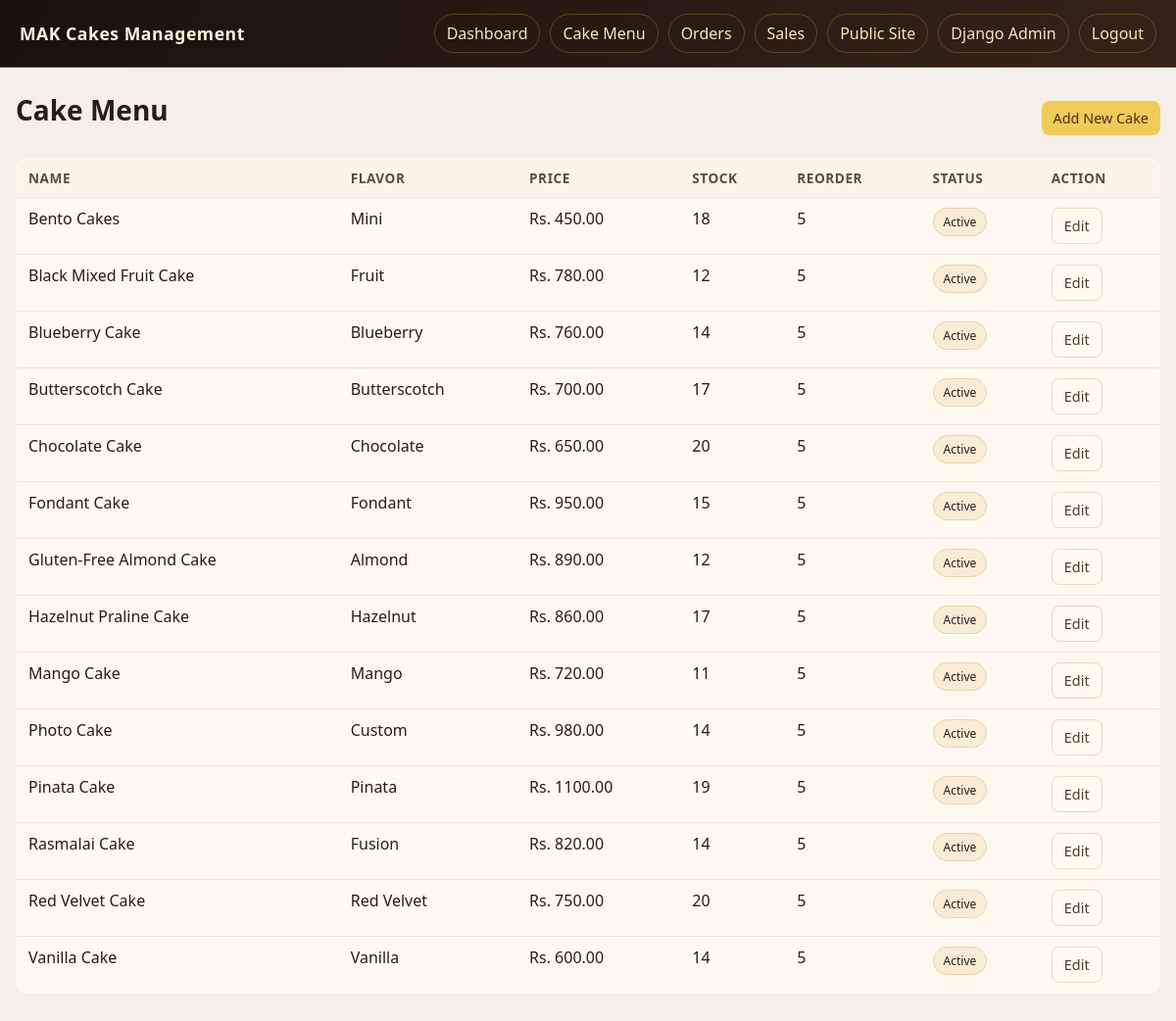
Page /management/menu/ (signed in) on the committed database.
### bakery/models.py (models this page shows, shortened)
class TimeStampedModel(models.Model):
    created_at = models.DateTimeField(auto_now_add=True)
    updated_at = models.DateTimeField(auto_now=True)
    class Meta:
        abstract = True

class Cake(TimeStampedModel):
    name = models.CharField(max_length=120, unique=True)
    slug = models.SlugField(max_length=140, unique=True, blank=True)
    flavor = models.CharField(max_length=80, blank=True)
    description = models.TextField(blank=True)
    unit_price = models.DecimalField(max_digits=10, decimal_places=2)
    is_active = models.BooleanField(default=True)
    image_url = models.URLField(blank=True)
    class Meta:
        ordering = ["name"]

class Inventory(TimeStampedModel):
    cake = models.OneToOneField(Cake, on_delete=models.CASCADE, related_name="inventory")
    quantity_available = models.PositiveIntegerField(default=0)
    reorder_level = models.PositiveIntegerField(default=5)

### bakery/views.py (the view)
# urls.py: path("management/menu/", views.management_cake_menu, name="cake_menu"),
@staff_member_required
def management_cake_menu(request):
    for cake in Cake.objects.all():
        Inventory.objects.get_or_create(cake=cake, defaults={"quantity_available": 0, "reorder_level": 5})
    cakes = Cake.objects.select_related("inventory").order_by("name")
    return render(request, "bakery/cake_menu.html", {"cakes": cakes})

### templates/bakery/cake_menu.html (shortened to what this page needs)
{% extends "bakery/base.html" %}
{% block content %}
<div class="toolbar">
  <h1>Cake Menu</h1>
  <a class="btn btn-gold" href="{% url 'bakery:cake_create' %}">Add New Cake</a>
</div>
<table>
  <thead>
    <tr>
      <th>Name</th>
      <th>Flavor</th>
      <th>Price</th>
      <th>Stock</th>
      <th>Reorder</th>
      <th>Status</th>
      <th>Action</th>
    </tr>
  </thead>
  <tbody>
    {% for cake in cakes %}
    <tr>
      <td>{{ cake.name }}</td>
      <td>{{ cake.flavor|default:"-" }}</td>
      <td>Rs. {{ cake.unit_price }}</td>
      <td>{% if cake.inventory %}{{ cake.inventory.quantity_available }}{% else %}0{% endif %}</td>
      <td>{% if cake.inventory %}{{ cake.inventory.reorder_level }}{% else %}-{% endif %}</td>
      <td><span class="badge">{% if cake.is_active %}Active{% else %}Inactive{% endif %}</span></td>
      <td><a class="btn btn-ghost" href="{% url 'bakery:cake_edit' cake.id %}">Edit</a></td>
    </tr>
    {% empty %}
    <tr><td colspan="7">No cakes available yet.</td></tr>
    {% endfor %}
  </tbody>
</table>
{% endblock %}

### templates/bakery/base.html (shortened to what this page needs)
<!DOCTYPE html>
<html lang="en">
<head>
</head>
<body>
  <header>
    <div class="head-row">
      <div class="brand">MAK Cakes Management</div>
      <nav>
        <a href="{% url 'bakery:dashboard' %}">Dashboard</a>
        <a href="{% url 'bakery:cake_menu' %}">Cake Menu</a>
        <a href="{% url 'bakery:order_list' %}">Orders</a>
        <a href="{% url 'bakery:sales_report' %}">Sales</a>
        <a href="{% url 'bakery:home' %}">Public Site</a>
        <a href="/admin/">Django Admin</a>
        {% if request.user.is_authenticated %}
        <form method="post" action="{% url 'logout' %}">
          <button type="submit" class="nav-link-btn">Logout</button>
        </form>
        {% endif %}
      </nav>
    </div>
  </header>
  <main>
    {% block content %}{% endblock %}
  </main>
</body>
</html>

### templates/bakery/base.html (style rules this page uses)
:root { --ink: #2a1c15; --soft: #6f5d4f; --paper: #fff8ef; --line: #ebdcc8; --dark: #211610; --gold: #efcb5a; --green: #0f766e; --red: #991b1b; }
* { box-sizing: border-box; }
body { margin: 0; font-family: "Segoe UI", Tahoma, Geneva, Verdana, sans-serif; background: #f4efe8; color: var(--ink); }
header { background: linear-gradient(120deg, #1a110d, #352318); color: #fef3df; padding: 14px 20px; border-bottom: 1px solid #5d422e; }
.head-row { max-width: 1200px; margin: 0 auto; display: flex; align-items: center; justify-content: space-between; gap: 16px; flex-wrap: wrap; }
.brand { font-size: 1.1rem; font-weight: 700; letter-spacing: .03em; }
nav { display: flex; flex-wrap: wrap; gap: 10px; }
nav a, nav button.nav-link-btn { color: #fbe5b8; text-decoration: none; padding: 8px 12px; border-radius: 999px; border: 1px solid rgba(239, 203, 90, 0.24); font-size: .92rem; background: transparent; font: inherit; cursor: pointer; }
nav form { margin: 0; }
main { max-width: 1200px; margin: 24px auto; padding: 0 16px 32px; }
h1 { margin-top: 0; margin-bottom: 16px; font-size: 1.75rem; }
.toolbar { margin-bottom: 14px; display: flex; gap: 10px; flex-wrap: wrap; align-items: center; justify-content: space-between; }
table { width: 100%; border-collapse: collapse; background: var(--paper); border: 1px solid var(--line); border-radius: 12px; overflow: hidden; }
th, td { padding: 10px 12px; border-bottom: 1px solid #f0e5d6; text-align: left; vertical-align: top; }
th { background: #fcf4e8; font-size: .85rem; text-transform: uppercase; letter-spacing: .04em; color: #5f4b3e; }
.badge { padding: 5px 10px; border-radius: 999px; background: #f8ecd7; border: 1px solid #e8d2af; font-size: 12px; display: inline-block; }
.btn { display: inline-block; text-decoration: none; border: 0; cursor: pointer; border-radius: 8px; padding: 8px 12px; font-size: .9rem; }
.btn-gold { background: var(--gold); color: #4c2f19; }
.btn-ghost { background: #fff9f0; border: 1px solid #e7d8c0; color: #4f3a2c; }

### rows in the picture
Cake: name "Bento Cakes", flavor "Mini", unit_price "450.00", inventory.quantity_available "18", inventory.reorder_level "5", is_active "Active"
Cake: name "Black Mixed Fruit Cake", flavor "Fruit", unit_price "780.00", inventory.quantity_available "12", inventory.reorder_level "5", is_active "Active"
Cake: name "Blueberry Cake", flavor "Blueberry", unit_price "760.00", inventory.quantity_available "14", inventory.reorder_level "5", is_active "Active"
Cake: name "Butterscotch Cake", flavor "Butterscotch", unit_price "700.00", inventory.quantity_available "17", inventory.reorder_level "5", is_active "Active"
Cake: name "Chocolate Cake", flavor "Chocolate", unit_price "650.00", inventory.quantity_available "20", inventory.reorder_level "5", is_active "Active"
Cake: name "Fondant Cake", flavor "Fondant", unit_price "950.00", inventory.quantity_available "15", inventory.reorder_level "5", is_active "Active"
Cake: name "Gluten-Free Almond Cake", flavor "Almond", unit_price "890.00", inventory.quantity_available "12", inventory.reorder_level "5", is_active "Active"
Cake: name "Hazelnut Praline Cake", flavor "Hazelnut", unit_price "860.00", inventory.quantity_available "17", inventory.reorder_level "5", is_active "Active"
Cake: name "Mango Cake", flavor "Mango", unit_price "720.00", inventory.quantity_available "11", inventory.reorder_level "5", is_active "Active"
Cake: name "Photo Cake", flavor "Custom", unit_price "980.00", inventory.quantity_available "14", inventory.reorder_level "5", is_active "Active"
Cake: name "Pinata Cake", flavor "Pinata", unit_price "1100.00", inventory.quantity_available "19", inventory.reorder_level "5", is_active "Active"
Cake: name "Rasmalai Cake", flavor "Fusion", unit_price "820.00", inventory.quantity_available "14", inventory.reorder_level "5", is_active "Active"
Cake: name "Red Velvet Cake", flavor "Red Velvet", unit_price "750.00", inventory.quantity_available "20", inventory.reorder_level "5", is_active "Active"
Cake: name "Vanilla Cake", flavor "Vanilla", unit_price "600.00", inventory.quantity_available "14", inventory.reorder_level "5", is_active "Active"
